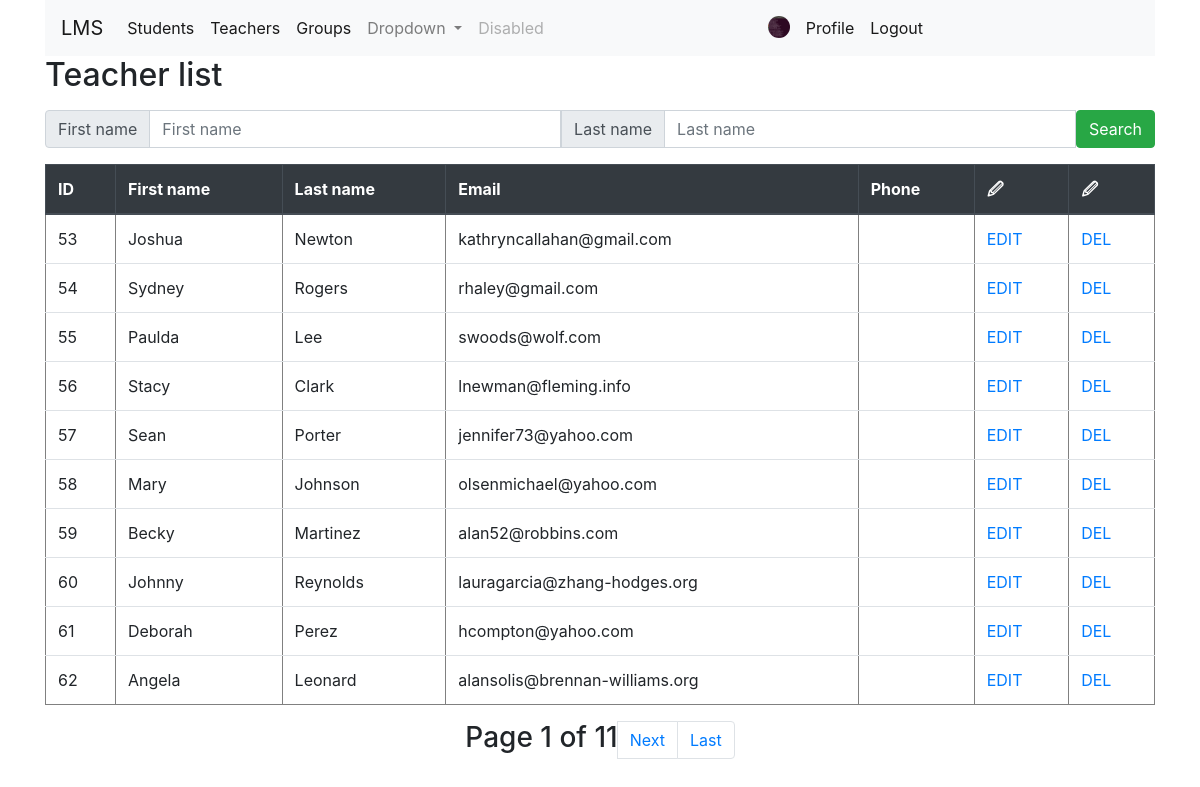
Page /teachers/ (signed in) on the committed database.
### user_account/models.py (models this page shows)
class UserAccountProfile(models.Model):
    user = models.OneToOneField(
        User, on_delete=models.CASCADE, related_name='profile'
    )
    image = models.ImageField(default='default.jpg', upload_to='pics')

### teacher/models.py (models this page shows, shortened)
class Teacher(models.Model):
    first_name = models.CharField(max_length=40, null=False)
    last_name = models.CharField(max_length=20, null=False)
    email = models.CharField(max_length=50)

### teacher/views.py (the view)
# urls.py: path('', TeachersListView.as_view(), name='list'),
class TeachersListView(LoginRequiredMixin, ListView):
    model = Teacher
    template_name = 'teachers_list.html'
    context_object_name = 'teachers_list'
    login_url = reverse_lazy('login')
    paginate_by = 10
    def get_queryset(self):
        request = self.request
        qs = super().get_queryset()
        if request.GET.get("fname") or request.GET.get('lname'):
            qs = qs.filter(Q(first_name=request.GET.get("fname")) | Q(last_name=request.GET.get("lname")))
        return qs
    def get_context_data(self, *, object_list=None, **kwargs):
        context = super().get_context_data(object_list=None, **kwargs)
        context['title'] = 'Teacher list'
        return context

### teacher/templates/teachers_list.html
{% extends 'base.html' %}
{% block content %}
<form>
        <div class="input-group mb-3">
          <div class="input-group-prepend">
            <span class="input-group-text" id="basic-addon1">First name</span>
          </div>
          <input  name="fname" type="text" class="form-control" placeholder="First name" aria-label="firstname" aria-describedby="basic-addon1">
          <div class="input-group-prepend">
            <span class="input-group-text" id="basic-addon1">Last name</span>
          </div>
          <input  name="lname" type="text" class="form-control" placeholder="Last name" aria-label="lastname" aria-describedby="basic-addon1">
          <button type="submit" class="btn btn-success">Search</button>
        </div>
    </form>
    {% include 'includes/teachers_table.html' %}
{% endblock %}

### templates/base.html (shortened to what this page needs)
<!DOCTYPE html>
<html lang="en">
<head>
    <link rel="stylesheet" href="https://stackpath.bootstrapcdn.com/bootstrap/4.5.0/css/bootstrap.min.css"
>
</head>
<body>
<div class="container">
    <nav class="navbar navbar-expand-lg navbar-light bg-light">
        <a class="navbar-brand" href="{% url 'index' %}">LMS</a>
        <div class="collapse navbar-collapse" id="navbarSupportedContent">
            <ul class="navbar-nav mr-auto">
                <li class="nav-item active">
                    <a class="nav-link" href="{% url 'students:list' %}">Students <span class="sr-only">(current)</span></a>
                </li>
                <li class="nav-item active">
                    <a class="nav-link" href="{% url 'teachers:list' %}">Teachers <span class="sr-only">(current)</span></a>
                </li>
                <li class="nav-item active">
                    <a class="nav-link" href="{% url 'groups:list' %}">Groups <span class="sr-only">(current)</span></a>
                </li>
                <li class="nav-item dropdown">
                    <a class="nav-link dropdown-toggle" href="#" id="navbarDropdown" role="button"
                       data-toggle="dropdown" aria-haspopup="true" aria-expanded="false">
                        Dropdown
                    </a>
                </li>
                <li class="nav-item">
                    <a class="nav-link disabled" href="#" tabindex="-1" aria-disabled="true">Disabled</a>
                </li>
            </ul>
            <ul class="navbar-nav mr-auto">
                {% if user.is_authenticated %}
                <div class="img-circle.vert">
                    <img class="rounded-circle p-1 m-1" width="30" height="30" src="{{ user.profile.image.url }}">
                </div>
                <li class="nav-item active">
                    <a class="nav-link" href="{% url 'profile' %}">Profile <span class="sr-only">(current)</span></a>
                </li>
                <li class="nav-item active">
                    <a class="nav-link" href="{% url 'logout' %}">Logout <span class="sr-only">(current)</span></a>
                </li>
                {% endif %}
            </ul>
        </div>
    </nav>
    <h2>{{ title }}</h2>
    {% block content %}
    {% endblock %}
</div>
</body>
</html>

### teacher/templates/includes/teachers_table.html (shortened to what this page needs)
{% if teachers_list %}
    <table border="1px" class="table table-hover">
        <thead class="thead-dark">
        <tr>
          <th>ID</th>
          <th>First name</th>
          <th>Last name</th>
          <th>Email</th>
          <th>Phone</th>
          <th>🖉</th>
          <th>🖉</th>
        </tr>
        </thead>
        {% for teacher in teachers_list %}
            <tr>
              <td> {{ teacher.id }}</td>
              <td> {{ teacher.first_name }}</td>
              <td> {{ teacher.last_name }}</td>
              <td> {{ teacher.email }}</td>
              <td> {{ teacher.phone_number }}</td>
              <td> <a href="{% url 'teachers:edit'  teacher.id %}">EDIT</a></td>
            <td> <a href="{% url 'teachers:delete'  teacher.id %}">DEL</a></td>
            </tr>
        {% endfor %}
    </table>
<div class="='p-1 m-1'">
    {% include 'includes/pagination.html' %}
</div>
{% endif %}

### rows in the picture
Teacher: id "53", first_name "Joshua", last_name "Newton", email "kathryncallahan@gmail.com"
Teacher: id "54", first_name "Sydney", last_name "Rogers", email "rhaley@gmail.com"
Teacher: id "55", first_name "Paulda", last_name "Lee", email "swoods@wolf.com"
Teacher: id "56", first_name "Stacy", last_name "Clark", email "lnewman@fleming.info"
Teacher: id "57", first_name "Sean", last_name "Porter", email "jennifer73@yahoo.com"
Teacher: id "58", first_name "Mary", last_name "Johnson", email "olsenmichael@yahoo.com"
Teacher: id "59", first_name "Becky", last_name "Martinez", email "alan52@robbins.com"
Teacher: id "60", first_name "Johnny", last_name "Reynolds", email "lauragarcia@zhang-hodges.org"
Teacher: id "61", first_name "Deborah", last_name "Perez", email "hcompton@yahoo.com"
Teacher: id "62", first_name "Angela", last_name "Leonard", email "alansolis@brennan-williams.org"

### other values in the picture
{{ title }} "Teacher list"
{{ page_obj.number }} "1"
{{ paginator.num_pages }} "11"
